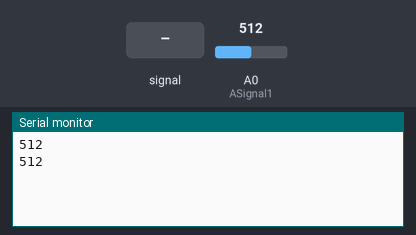
This sketch was run on a simulated Arduino Uno, built with avr-gcc and run on an emulated ATmega328P. Shown: the last lines printed to the serial monitor. The test bench sets the inputs (shaded band); at power-on: A0 (ASignal1) = 512.

Above: at 5.8 s.
5.9 s: A0 (ASignal1) fed a 200 Hz sine of ±81 counts around its level
At 11.0 s:
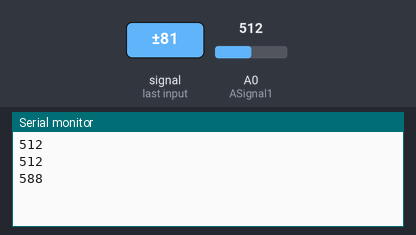
11.9 s: A0 (ASignal1) set to 716
At 16.0 s:
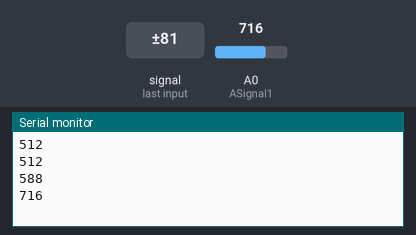
17.9 s: A0 (ASignal1) fed a 1000 Hz sine of ±255 counts around its level
At 21.0 s:
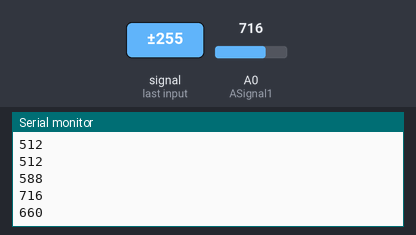
23.9 s: A0 (ASignal1) set to 900
At 26.0 s:
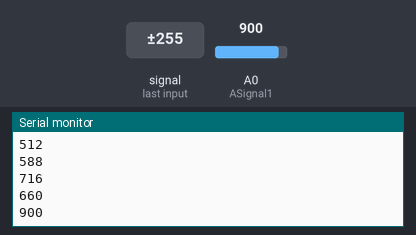
Timing chart, 0 to 27.5 s (numbered marks = the images above; inputs shaded):
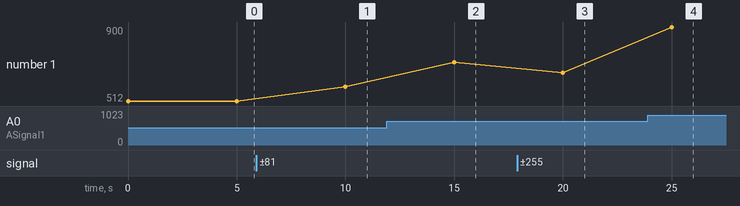

Measured:
- after the input at 5.9 s, the serial monitor: prints a new line after 4.1 s (image 1)
- after the input at 11.9 s, the serial monitor: prints a new line after 3.1 s (image 2)
- after the input at 17.9 s, the serial monitor: prints a new line after 2.1 s (image 3)
- after the input at 23.9 s, the serial monitor: prints a new line after 1.1 s (image 4)
- plotted number 1: 512 → 588 after the input at 5.9 s, 588 → 716 after the input at 11.9 s, 716 → 660 after the input at 17.9 s, 660 → 900 after the input at 23.9 s

The sketch:

testSoilMoisture.ino
```cpp
int ASignal1 = A0;

void setup() {
  // put your setup code here, to run once:
  pinMode(ASignal1, INPUT);
  Serial.begin(9600);
}

void loop() {
  // put your main code here, to run repeatedly:
  Serial.println(analogRead(ASignal1));
  delay(5000);
}
```
